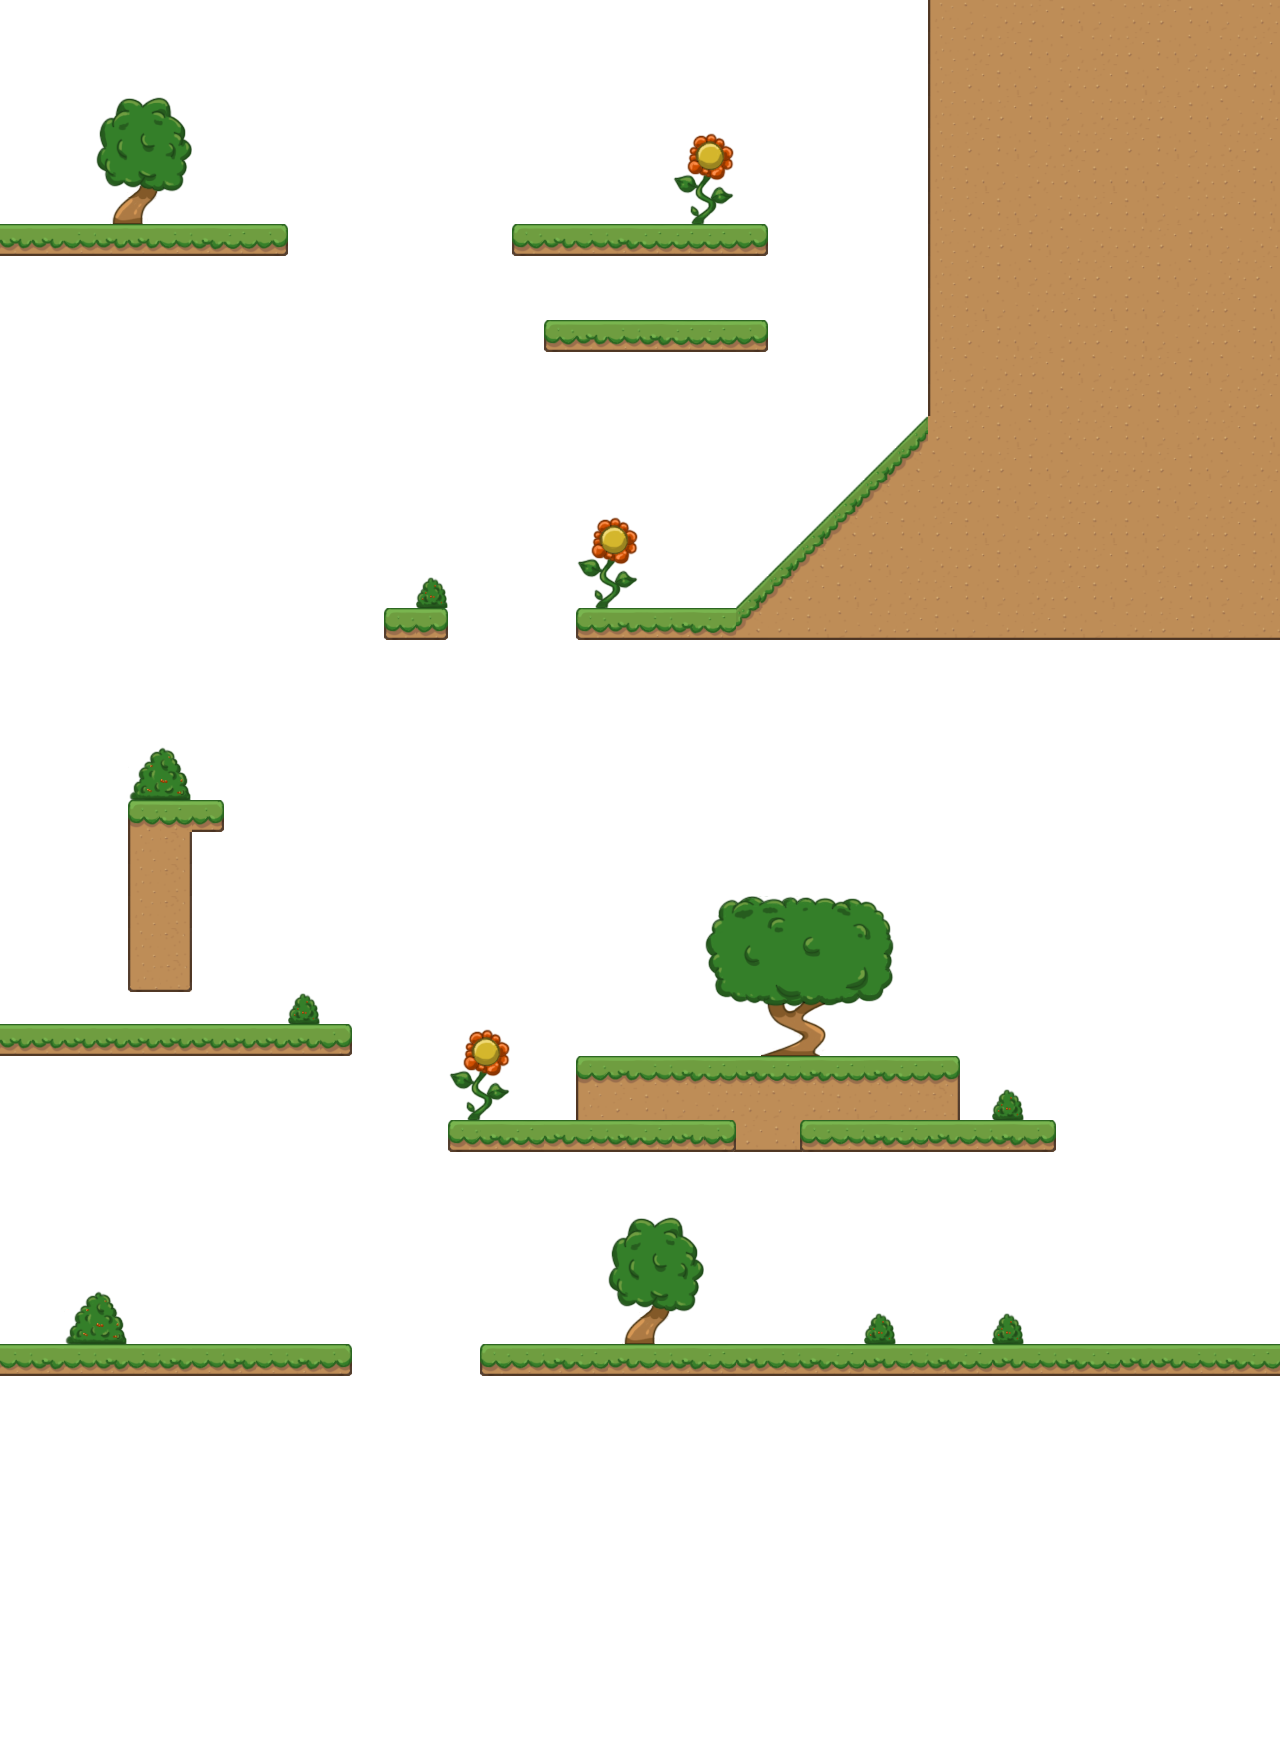

This game map was drawn from its Tiled (.tmx) file and the tilesets committed beside it. A one-line description and the trimmed map source follow:
An orthogonal 40x55 tile map with 32x32 px tiles, 3 tile layers (background, ground, frontground), 2 tilesets and 8 objects (3x flairy, 2x solflyer, earm, soldier, goal).

<map version="1.10" tiledversion="1.10.0" orientation="orthogonal" renderorder="right-down" width="40" height="55" tilewidth="32" tileheight="32" infinite="0" backgroundcolor="#ffffff" nextlayerid="5" nextobjectid="9">
 <properties>
  <property name="FLY" value="1" />
  <property name="JUMP" value="5" />
  <property name="STOP" value="3" />
 </properties>
 <tileset firstgid="1" name="tiles" tilewidth="32" tileheight="32" tilecount="100" columns="10">
  <image source="tiles.png" width="320" height="320" />
  <tile id="0">
   <properties>
    <property name="type" value="TOPL" />
   </properties>
  </tile>
  <tile id="1">
   <properties>
    <property name="type" value="TOP" />
   </properties>
  </tile>
  <tile id="2">
   <properties>
    <property name="type" value="TOP" />
   </properties>
  </tile>
  <tile id="3">
   <properties>
    <property name="type" value="TOP" />
   </properties>
  </tile>
  <tile id="4">
   <properties>
    <property name="type" value="TOP" />
   </properties>
  </tile>
  <tile id="5">
   <properties>
    <property name="type" value="TOPR" />
   </properties>
  </tile>
  <tile id="6">
   <properties>
    <property name="type" value="TOP" />
   </properties>
  </tile>
  <tile id="7">
   <properties>
    <property name="type" value="TOP" />
   </properties>
  </tile>
  <tile id="8">
   <properties>
    <property name="type" value="TOP" />
   </properties>
  </tile>
  <tile id="9">
   <properties>
    <property name="type" value="TOP" />
   </properties>
  </tile>
  <tile id="10">
   <properties>
    <property name="type" value="LEFT" />
   </properties>
  </tile>
  <tile id="15">
   <properties>
    <property name="type" value="RIGHT" />
   </properties>
  </tile>
  <tile id="20">
   <properties>
    <property name="type" value="DGL1" />
   </properties>
  </tile>
  <tile id="21">
   <properties>
    <property name="type" value="NB" />
   </properties>
  </tile>
  <tile id="22">
   <properties>
    <property name="type" value="NB" />
   </properties>
  </tile>
  <tile id="23">
   <properties>
    <property name="type" value="DGR1" />
   </properties>
  </tile>
  <tile id="31">
   <properties>
    <property name="type" value="DGL1" />
   </properties>
  </tile>
  <tile id="32">
   <properties>
    <property name="type" value="DGR1" />
   </properties>
  </tile>
  <tile id="35">
   <properties>
    <property name="type" value="DGR1" />
   </properties>
  </tile>
  <tile id="36">
   <properties>
    <property name="type" value="NB" />
   </properties>
  </tile>
  <tile id="38">
   <properties>
    <property name="type" value="NB" />
   </properties>
  </tile>
  <tile id="39">
   <properties>
    <property name="type" value="NB" />
   </properties>
  </tile>
  <tile id="40">
   <properties>
    <property name="type" value="DGL1" />
   </properties>
  </tile>
  <tile id="41">
   <properties>
    <property name="type" value="NB" />
   </properties>
  </tile>
  <tile id="42">
   <properties>
    <property name="type" value="NB" />
   </properties>
  </tile>
  <tile id="43">
   <properties>
    <property name="type" value="DGR1" />
   </properties>
  </tile>
  <tile id="44">
   <properties>
    <property name="type" value="DGR1" />
   </properties>
  </tile>
  <tile id="46">
   <properties>
    <property name="type" value="DGR1" />
   </properties>
  </tile>
  <tile id="47">
   <properties>
    <property name="type" value="DGL1" />
   </properties>
  </tile>
  <tile id="48">
   <properties>
    <property name="type" value="DGR4" />
   </properties>
  </tile>
  <tile id="49">
   <properties>
    <property name="type" value="DGR5" />
   </properties>
  </tile>
  <tile id="50">
   <properties>
    <property name="type" value="LEFT" />
   </properties>
  </tile>
  <tile id="51">
   <properties>
    <property name="type" value="DGL1" />
   </properties>
  </tile>
  <tile id="52">
   <properties>
    <property name="type" value="DGR1" />
   </properties>
  </tile>
  <tile id="53">
   <properties>
    <property name="type" value="RIGHT" />
   </properties>
  </tile>
  <tile id="54">
   <properties>
    <property name="type" value="DGL1" />
   </properties>
  </tile>
  <tile id="55">
   <properties>
    <property name="type" value="DGR1" />
   </properties>
  </tile>
  <tile id="61">
   <properties>
    <property name="type" value="RIGHT" />
   </properties>
  </tile>
  <tile id="62">
   <properties>
    <property name="type" value="LEFT" />
   </properties>
  </tile>
  <tile id="65">
   <properties>
    <property name="type" value="DGL1" />
   </properties>
  </tile>
  <tile id="70">
   <properties>
    <property name="type" value="LEFT" />
   </properties>
  </tile>
  <tile id="75">
   <properties>
    <property name="type" value="RIGHT" />
   </properties>
  </tile>
  <tile id="80">
   <properties>
    <property name="type" value="TOP" />
   </properties>
  </tile>
  <tile id="81">
   <properties>
    <property name="type" value="TOP" />
   </properties>
  </tile>
  <tile id="82">
   <properties>
    <property name="type" value="TOP" />
   </properties>
  </tile>
  <tile id="83">
   <properties>
    <property name="type" value="TOP" />
   </properties>
  </tile>
  <tile id="84">
   <properties>
    <property name="type" value="TOP" />
   </properties>
  </tile>
  <tile id="85">
   <properties>
    <property name="type" value="TOP" />
   </properties>
  </tile>
 </tileset>
 <tileset firstgid="101" name="props" tilewidth="32" tileheight="32" tilecount="100" columns="10">
  <image source="props.png" width="320" height="320" />
 </tileset>
 <layer id="1" name="background" width="40" height="55">
  <data>[2200 cells, 7 non-empty, 5 distinct tile ids]</data>
 </layer>
 <layer id="2" name="ground" width="40" height="55">
  <data>[2200 cells, 385 non-empty, 29 distinct tile ids]</data>
 </layer>
 <layer id="3" name="frontground" width="40" height="55">
  <data>[2200 cells, 85 non-empty, 53 distinct tile ids]</data>
 </layer>
 <objectgroup id="4" name="avatars">
  <object id="1" name="earm" gid="25" x="33" y="191" width="32" height="32" />
  <object id="2" name="solflyer" gid="35" x="801" y="350" width="32" height="32" />
  <object id="3" name="solflyer" gid="35" x="255" y="1295" width="32" height="32" />
  <object id="4" name="soldier" gid="35" x="853" y="1108" width="32" height="32" />
  <object id="5" name="goal" gid="26" x="1184" y="1315" width="32" height="32" />
  <object id="6" name="flairy" gid="37" x="32" y="1312" width="32" height="32" />
  <object id="7" name="flairy" gid="37" x="13" y="997" width="32" height="32" />
  <object id="8" name="flairy" gid="37" x="642" y="302" width="32" height="32" />
 </objectgroup>
</map>
